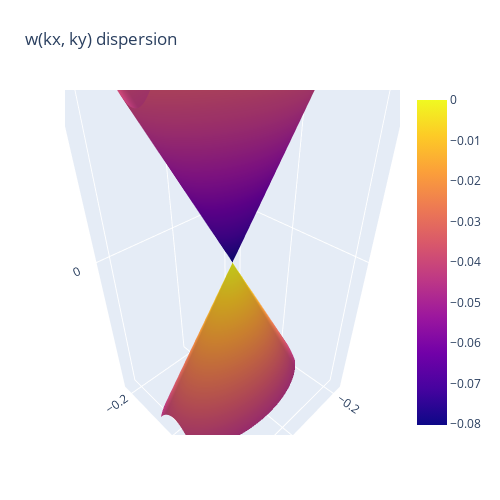

Here is the notebook cell this chart was saved with:
### Code cell
import plotly.graph_objects as go
import pandas as pd
import numpy as np

kx, ky = np.linspace(-100*dk*length, 100*dk*length, 101), np.linspace(-100*dk*length, 100*dk*length, 101)

w = np.zeros((len(kx), len(ky)), dtype = float)

for i in range(len(kx)):
    for j in range(len(ky)):
        w[i][j]  = -1.72981*10**(-9)*np.sqrt(3.3289*10**16*kx[i]**2 + 1.03344*10**16*ky[j]**2)
        
fig = go.Figure(data=[go.Surface(z=w, x=kx, y=ky), go.Surface(z=-w, x=kx, y=ky, showscale = False)])
fig.update_layout(title='w(kx, ky) dispersion', scene = dict(xaxis_title=r'$k_x$', yaxis_title= 'k_y', zaxis_title = ''), autosize=False,
                 width=500, height=500,
                  margin=dict(l=65, r=50, b=65, t=90))
fig.update_layout(scene = dict(
                     zaxis = dict(nticks=4, range=[-0.045,0.045],),))
fig.update_scenes(aspectratio=dict(x = 1, y = 1, z = 2))
fig.show()
